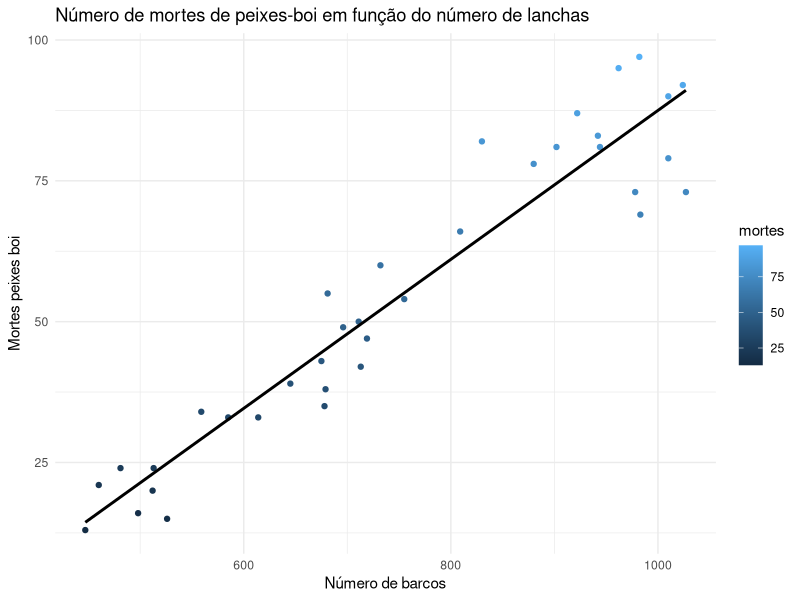
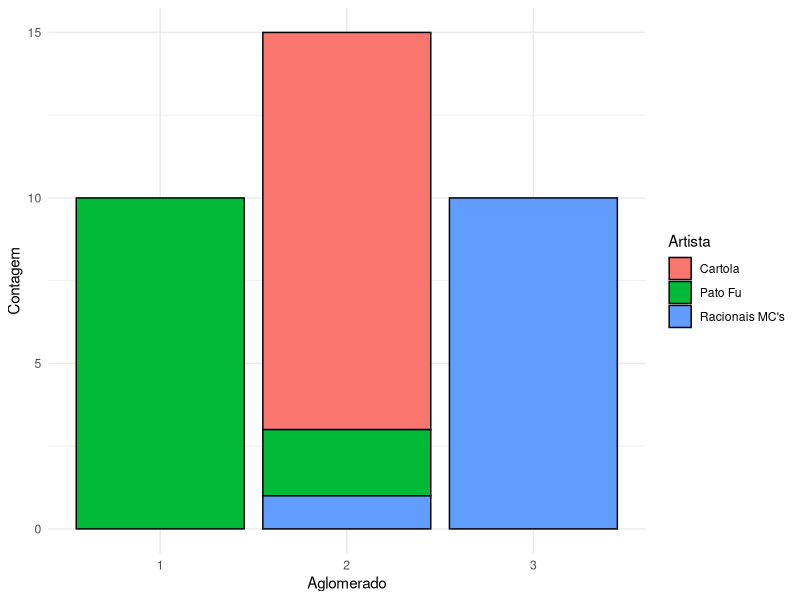

Recreate these plots in R, in order.
#----------Questão 1------------

library(ggplot2)
peixes <- read.table(file = "peixe_boi.txt", header = TRUE, sep = ";")
str(peixes)
#-------(a)-----
ggplot(peixes, aes(x = barcos, y = mortes, color = mortes)) +
  geom_point() +
  geom_smooth(method = "lm", se = FALSE, color = "black")+ #reta de regressão
  labs(title = "Número de mortes de peixes-boi em função do número de lanchas", x = "Número de barcos", y = "Mortes peixes boi") +
  theme_minimal()

#A partir do gráfico analisado pode-se afirmar que quanto maior for o número de lanchas, 
#maior o número de mortes de peixes-boi serão registrados.

#--------(b)-----

cor(peixes$mortes, peixes$barcos) 
#A função cor calcula o coeficiente de relação entre o número de mortes e barcos, diferentemente da cor.test que vai 
#retornar o nível de significância da correlação. A partir do valor que obtivemos, podemos afirmar que há uma forte correlação 
#entre as variáveis "mortes" e "barcos".

#-----(c)-----

modelo <- lm(data = peixes, formula = mortes ~ barcos)
modelo
summary(modelo)
#De acordo com a análise da função summary, nesse caso, podemos concluir que o coeficiente não é nulo, pois o símbolo (***) 
#representa um valor menor que 0.001, que também é menor que 0.05 (com p-value igual a 2.2e-16). 

#-----(d)----
#H0: os residuos seguem uma distribuicao normal
#Ha: os residuos não seguem uma distribuicao normal

shapiro.test(modelo$residuals)

#p-value é igual a 0.9458, ou seja, como o p-value é um valor maior que 0.05, então NÃO rejeitamos a 
#hipótese de ser nula e, por isso também, vamos considerar que os resíduos seguem uma distribuição normal.
#Sendo assim vamos usar esse modelo para podermos fazer nossas previsões.


#-----(e)----

#Para um valor de barco = 800.000 em um determinado ano, qual seria o número de mortes de peixes-boi?
#numero de barcos* 0.1322 - 44.7218 = 

previsao <- 800*0.1322 - 44.7218 

#Podemos confiar nessa previsão, pois a fórmula que obtivemos foi baseada nos intervalos do nosso modelo linear.
#Como os resíduos seguem uma distribuição normal, o modelo é considerado confiável, portanto, essa previsão também será.


#----(f)-----
#Para numero de barcos = 200
#Como o intervalo que temos é de aproximadamente 400 a 1100, não é possível fazer uma previsão correta a partir da fórmula que 
#obtivemos anteriormente, para um número de barcos = 200 pois este não está dentro do nosso intervalo. 


#-----Questão 2-----

#Questão 2

library(ggplot2)
musicas <- read.table("musicas.txt", header=TRUE, sep = ";")
str(musicas)


#padronizando
musicas_p <- scale(musicas[, 1:6])

musicas_p

modelo_kmeans <- kmeans(musicas_p, centers = 3, nstart = 10)

aglomerados <- modelo_kmeans$cluster
musicas_p$aglomerado <- aglomerados
musicas_p

musicas$aglomerado <- factor(modelo_kmeans$cluster)
head(musicas)


ggplot(musicas, aes(x = aglomerado, fill = artista)) +
  geom_bar(color = "black") +
  labs(x = "Aglomerado", y = "Contagem", fill = "Artista") +
  theme_minimal()

# O grafico esta separado em três clusters (agloremados). No aglomerado 1 temos apenas musicas 
#dos raconais MCS,no aglomerado 2 temos apenas musicas da banda Pato Fu, e no 3, musicas dos
#3 artistas, sendo predominante as musicas do Cartola Podemos observar, por exemplo, 
#que os temas das letras de Pato Fu e de racionais MC´S estao mais distantes uns dos outros. 
#Apesar disso, há músicas relacionadas, já que os dois aparecem no aglomerado 3. 
#Ja em relação ao Cartola, que aparece apenas no aglomerado 3, pode-se perceber que as letras 
# dele diferem muito das letras das bandas, por esse padrão, pode-se dizer que algumas poucas 
#letras das bandas é que têm temas parecidos com as do Cartola, e não o contrário.

